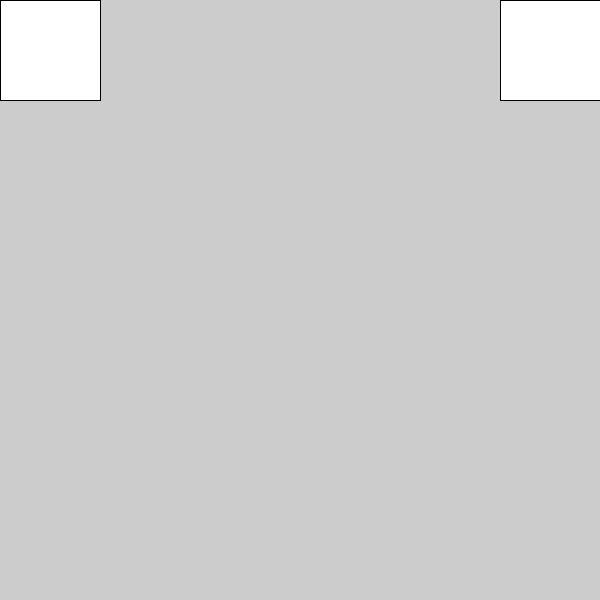
Frame 1 (no input)
Frame 60 (the mouse pressed at the canvas centre just before this capture): identical to frame 1, image omitted
Frame 120 (the mouse held since frame 60 and released just before this capture): identical to frame 1, image omitted

The Processing sketch that drew this single still picture (run headless with seeded random() and noise(); from frame 60 on, the mouse is pressed at the canvas centre):

// Processing sketch: sketch_13
// ── sketch_13.pde
/*
this program creates 2 vectors (v1 and v2) and uses 
their x and y coordinates to draw rectangles on the canvas. 

create two new vectors (v3 and v4). Initialize them 
with x and y coordinates that can be added to v1 and 
v2 respectively, creating the movement in the image below.
Use the PVector's add() method, not normal addition (i.e. +).
*/
 
// declare new vectors here
PVector v1, v2;

void setup() {
  rectMode(CENTER);
  size(600,600);
  v1 = new PVector(50, 50);
  v2 = new PVector(width-50,50);
  // initialize new vectors here
}

void draw() {
  rect(v1.x, v1.y, 100, 100);
  rect(v2.x, v2.y, 100, 100);
  // add vector 3 to 1, and vector 4 to 2
}
